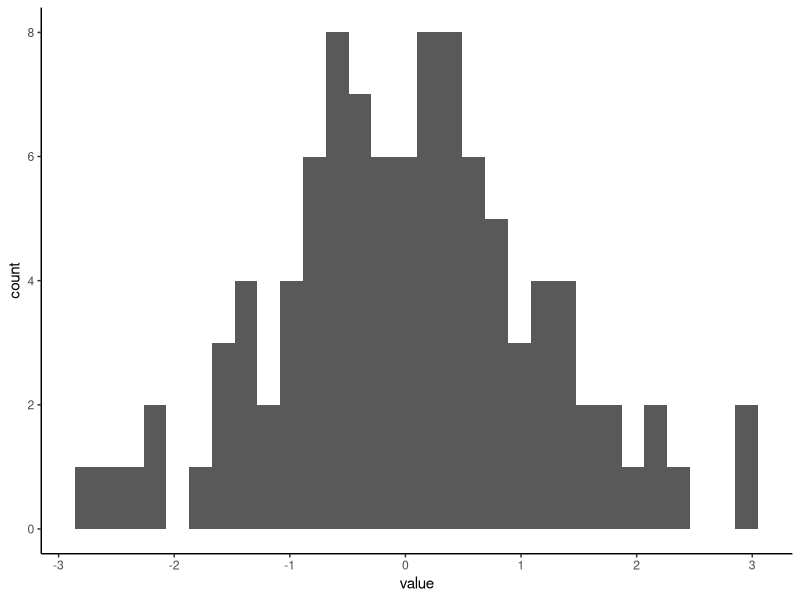

Recreate this plot in R.
## ---- chunk 1
#| message: false
#| fig-height: 2

library(tidyverse)
theme_set(theme_classic()) 

# dataset:
tibble(value = rnorm(100)) |> 
  ggplot(aes(x=value)) + 
    geom_histogram()
## ---- chunk 2
#| fig-height: 6
#| fig-width: 6


## ---- chunk 3
#| label: figs_auroc_ci_3
#| fig-height: 6
#| fig-width: 6

# fig_auroc_ci_3
## ---- chunk 4
#| fig-height: 3
#| fig-width: 5

# source(here::here("figs/opt/figs_opt_shaps.R"))
# fig_shap_ex1
## ---- chunk 5
#| fig-height: 3
#| fig-width: 5

# fig_shap_ex1
## ---- chunk 6
#| fig-height: 3
#| fig-width: 5

# fig_shap_ex2
## ---- chunk 7
#| fig-height: 3
#| fig-width: 5

# fig_shap_ex1
## ---- chunk 8
#| fig-height: 3
#| fig-width: 5

# fig_shap_ex2
## ---- chunk 9
#| fig-height: 3
#| fig-width: 5

# fig_shap_ex3
## ---- chunk 10
#| fig-height: 5
#| fig-width: 5 

# source(here::here("figs/risk/figs_ema_demographics.R"))
# fig_race
## ---- chunk 11
#| fig-height: 5
#| fig-width: 5 

# fig_race
## ---- chunk 12
#| fig-height: 5
#| fig-width: 5

# source(here::here("figs/risk/figs_fairema_ci.R"))
# fig_race_only
